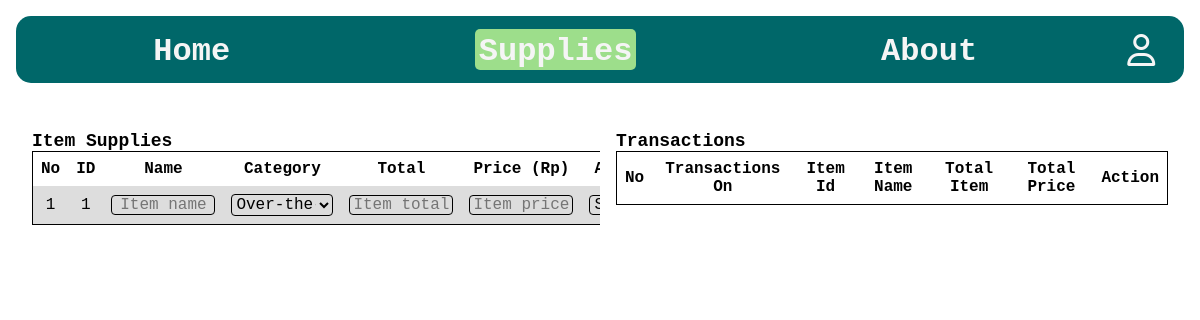
The app's page /supplies.php, older data.
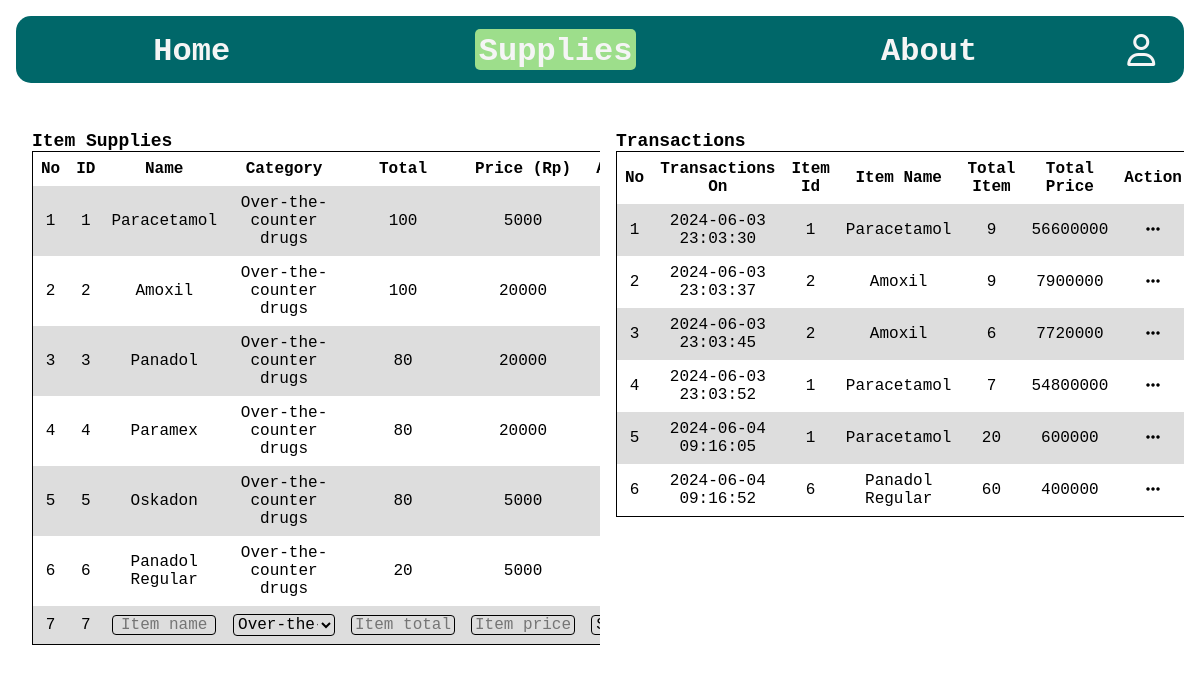
The same page, newer data.
### tables this page shows
CREATE TABLE `supplies` (
  `item_id` int(11) NOT NULL,
  `item_name` varchar(30) NOT NULL,
  `item_category` enum('Over-the-counter drugs','Limited over-the-counter drugs','Hard drugs') NOT NULL,
  `item_total` int(11) NOT NULL,
  `price` double NOT NULL
);

CREATE TABLE `transactions` (
  `transaction_on` datetime NOT NULL DEFAULT current_timestamp(),
  `transaction_item_id` int(11) NOT NULL,
  `item_name` varchar(50) NOT NULL,
  `total_item` int(11) NOT NULL,
  `total_price` double NOT NULL
);

### supplies.php (the view, shortened to what this page needs)
<?php
include 'connection.php';
?>
<!DOCTYPE html>
<html lang="en">
<head>
    <link rel="stylesheet" href="https://cdnjs.cloudflare.com/ajax/libs/font-awesome/6.5.2/css/all.min.css" />
    <link rel="stylesheet" href="style.css">
</head>
<body>
    <main class="content" id="content">
        <div class="data">
            <div class="table_content">
                <div class="table_header">
                    <label for="">Item Supplies</label>
                </div>
                <table class="supplies_table">
                    <tr>
                        <th>No</th>
                        <th>ID</th>
                        <th>Name</th>
                        <th>Category</th>
                        <th>Total</th>
                        <th>Price (Rp)</th>
                        <th>Action</th>
                    </tr>
                    <?php
                    $get_data_supplies = mysqli_query($db, "SELECT * FROM supplies");
                    $no_supplies = 1;
                    foreach ($get_data_supplies as $row) { ?>
                        <tr>
                            <td><?php echo $no_supplies++; ?></td>
                            <td><?php echo $row['item_id']; ?></td>
                            <td><?php echo $row['item_name']; ?></td>
                            <td><?php echo $row['item_category']; ?></td>
                            <td><?php echo $row['item_total']; ?></td>
                            <td><?php echo $row['price']; ?></td>
                            <td>
                                <ul class="dropdown_act">
                                </ul>
                            </td>
                        </tr>
                    <?php } ?>
                    <tr>
                        <form action="supplies_input.php" method="post">
                            <?php
                            $id_preview = $row['item_id'];
                            ?>
                            <td><?php echo $no_supplies++; ?></td>
                            <td><?php echo $id_preview + 1; ?></td>
                            <td><input class="item_input_table" placeholder="Item name" type="text" name="item_name"></td>
                            <td>
                                <select class="item_input_table" placeholder="Item name" type="text" name="item_category">
                                    <option value="Over-the-counter drugs">Over-the-counter drugs</option>
                                </select>
                            </td>
                            <td><input class="item_input_table" placeholder="Item total" type="number" name="item_total"></td>
                            <td><input class="item_input_table" placeholder="Item price" type="number" name="item_price"></td>
                            <td><input class="item_input_table" type="submit"></td>
                        </form>
                    </tr>
                </table>
            </div>
            <div class="table_content">
                <div class="table_header">
                    <label for="">Transactions</label>
                </div>
                <table class="supplies_table">
                    <tr>
                        <th>No</th>
                        <th>Transactions On</th>
                        <th>Item Id</th>
                        <th>Item Name</th>
                        <th>Total Item</th>
                        <th>Total Price</th>
                        <th>Action</th>
                    </tr>
                    <?php
                    $no_transactions = 1;
                    $get_data_transactions = mysqli_query($db, "SELECT * FROM transactions");
                    foreach ($get_data_transactions as $row) { ?>
                        <tr>
                            <td><?php echo $no_transactions++; ?></td>
                            <td><?php echo $row['transaction_on']; ?></td>
                            <td><?php echo $row['transaction_item_id']; ?></td>
                            <td><?php echo $row['item_name']; ?></td>
                            <td><?php echo $row['total_item']; ?></td>
                            <td><?php echo $row['total_price']; ?></td>
                            <td>
                                <ul class="dropdown_act">
                                    <i class="fa-sharp fa-solid fa-ellipsis"></i>
                                </ul>
                            </td>
                        </tr>
                    <?php } ?>
                </table>
            </div>
        </div>
    </main>
</body>
</html>

### style.css (style rules this page uses)
:root { --accent: #9DDE8B; --card: #006769; }
*, html, body { padding: 0; margin: 0; font-family: 'Courier New', Courier, monospace; font-size: 16px; }
a { text-decoration: none; }
.nav_menu>a, .account>a { text-decoration: none; color: whitesmoke; font-weight: bold; font-size: 32px; }
nav { position: sticky; top: 16px }
.nav_container { display: flex; background-color: var(--card); margin: 16px; padding: 8px; border-radius: 15px; }
.nav_menu { margin: 5px; display: flex; justify-content: space-around; width: 100%; }
.navbar_brand { border-radius: 5px; padding-left: 4px; padding-right: 4px; transition-duration: .3s; padding-top: 4px; }
.icon { width: 32px; height: 32px; align-items: center; font-size: 32px; transition-duration: .3s; border-radius: 5px; text-align: center; cursor: pointer; padding: 4px; color: whitesmoke; }
.icon_button { background-color: transparent; border: none; }
.item_input_table { width: 102px; background-color: transparent; border: none; text-align: center; border: 1px black solid; border-radius: 4px; }
.item_input_table[type=submit] { border: black 1px solid; width: 68px; border-radius: 4px; cursor: pointer; transition-duration: .3s; }
.account { margin: 5px; display: flex; justify-content: space-evenly; width: 64px; }
main { height: 100vh; padding: 16px; }
table { width: 512px; border-collapse: collapse; border: 1px black solid; }
th, td { padding: 8px; }
td { text-align: center; }
tr:nth-child(even) { background-color: #dddddd; }
.table_content { width: fit-content; height: fit-content; width: 50%; padding: 16px; overflow-x:auto; }
.table_header label { font-weight: 700; font-size: 18px; }
.supplies_table { width: 100%; }
.data { display: flex; }

Row changes from the older to the newer data that the page shows:
added supplies: item_id "1", item_name "Paracetamol", item_category "Over-the-counter drugs", item_total "100", price "5000"
added supplies: item_id "2", item_name "Amoxil", item_category "Over-the-counter drugs", item_total "100", price "20000"
added supplies: item_id "3", item_name "Panadol", item_category "Over-the-counter drugs", item_total "80", price "20000"
added supplies: item_id "4", item_name "Paramex", item_category "Over-the-counter drugs", item_total "80", price "20000"
added supplies: item_id "5", item_name "Oskadon", item_category "Over-the-counter drugs", item_total "80", price "5000"
added supplies: item_id "6", item_name "Panadol Regular", item_category "Over-the-counter drugs", item_total "20", price "5000", $id_preview + 1 "7"
added transactions: transaction_on "2024-06-03 23:03:30", transaction_item "1", item_name "Paracetamol", total_item "9", total_price "56600000"
added transactions: transaction_on "2024-06-03 23:03:37", transaction_item "2", item_name "Amoxil", total_item "9", total_price "7900000"
added transactions: transaction_on "2024-06-03 23:03:45", transaction_item "2", item_name "Amoxil", total_item "6", total_price "7720000"
added transactions: transaction_on "2024-06-03 23:03:52", transaction_item "1", item_name "Paracetamol", total_item "7", total_price "54800000"
added transactions: transaction_on "2024-06-04 09:16:05", transaction_item "1", item_name "Paracetamol", total_item "20", total_price "600000"
added transactions: transaction_on "2024-06-04 09:16:52", transaction_item "6", item_name "Panadol Regular", total_item "60", total_price "400000"
Text that changed along with them:
$no_supplies++: "1" → "7"
$id_preview + 1: "1" → (not shown)
